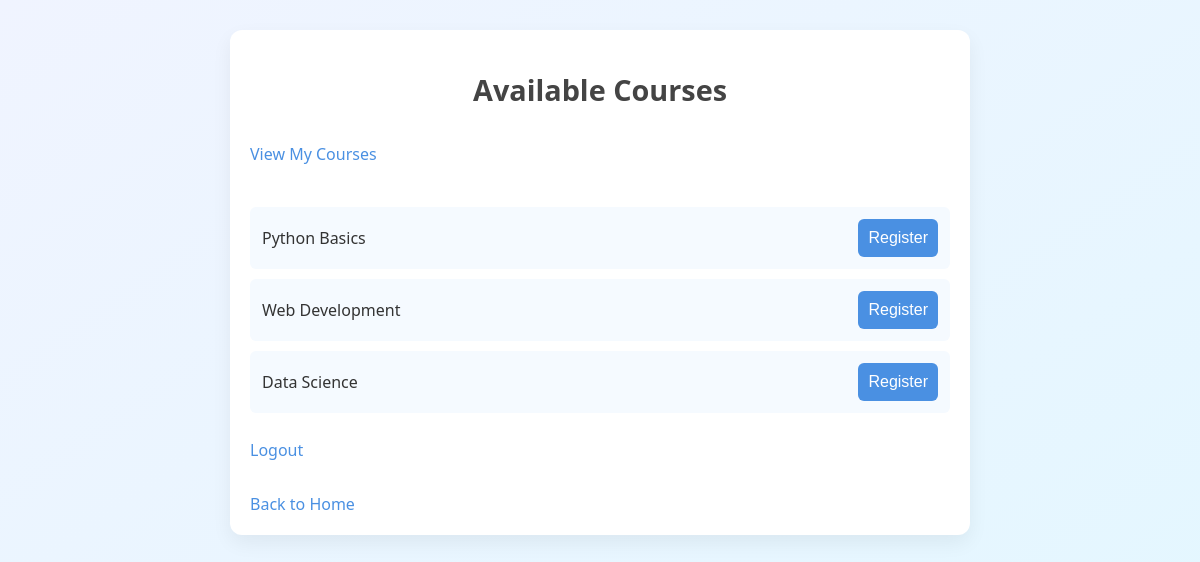
The app's page /dashboard (signed in) with its own data.
### tables this page shows
CREATE TABLE courses (id INTEGER PRIMARY KEY, name TEXT);

### app.py (the view)
@app.route('/dashboard')
def dashboard():
    user_id = session.get('user_id')
    if not user_id:
        return redirect(url_for('login'))
    conn = sqlite3.connect('database.db')
    cursor = conn.cursor()
    cursor.execute("SELECT * FROM courses")
    courses = cursor.fetchall()
    conn.close()
    return render_template("dashboard.html", courses=courses)

### templates/dashboard.html (shortened to what this page needs)
<!DOCTYPE html>
<html>
<head>
    <link rel="stylesheet" type="text/css" href="{{ url_for('static', filename='style.css') }}">
</head>
<body>
    <div class="container">
        <h2>Available Courses</h2>
        <a href="/my_courses">View My Courses</a><br><br>
        <ul>
            {% for course in courses %}
                <li>
                    {{ course[1] }}
                    <form action="/register_course/{{ course[0] }}" method="post" style="display:inline;">
                        <button type="submit">Register</button>
                    </form>
                </li>
            {% endfor %}
        </ul>
        <a href="/logout">Logout</a><br><br>
        <a href="/">Back to Home</a>
    </div>
</body>
</html>

### static/style.css (style rules this page uses)
body { background: linear-gradient(to bottom right, #f0f4ff, #e2f7ff); font-family: 'Segoe UI', Tahoma, Geneva, Verdana, sans-serif; margin: 0; padding: 0; color: #333; min-height: 100vh; }
h1, h2 { text-align: center; color: #444; margin-top: 20px; font-size: 1.8em; }
.container { width: 90%; max-width: 700px; margin: 30px auto; padding: 20px; background-color: #ffffff; border-radius: 12px; box-shadow: 0 8px 20px rgba(0, 0, 0, 0.06); }
form { display: flex; flex-direction: column; gap: 12px; }
button { padding: 10px; background-color: #4a90e2; color: #fff; border: none; border-radius: 6px; cursor: pointer; font-size: 1em; }
a { color: #4a90e2; text-decoration: none; font-weight: 500; margin-top: 10px; display: inline-block; }
ul { list-style: none; padding: 0; margin-top: 20px; }
li { background-color: #f5faff; padding: 12px; margin-bottom: 10px; border-radius: 6px; display: flex; justify-content: space-between; align-items: center; }
li form { margin: 0; }

### records on screen
courses: name "Python Basics"
courses: name "Web Development"
courses: name "Data Science"
